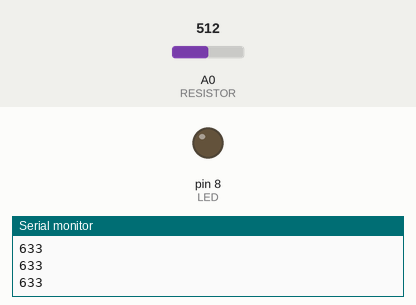
Simulated run of this sketch. Board: Arduino Uno, built with avr-gcc and run on an emulated ATmega328P. Parts: output pins drawn as LEDs (lit = HIGH), the last lines printed to the serial monitor. The inputs (shaded band) are chosen by the test bench; at power-on: A0 (RESISTOR) = 512.

Above: at 1.2 s.
1.3 s: A0 (RESISTOR) set to 11
2.8 s: A0 (RESISTOR) set to 8
At 3.1 s:
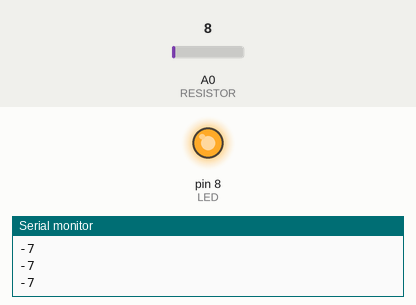
4.3 s: A0 (RESISTOR) set to 122
At 4.6 s:
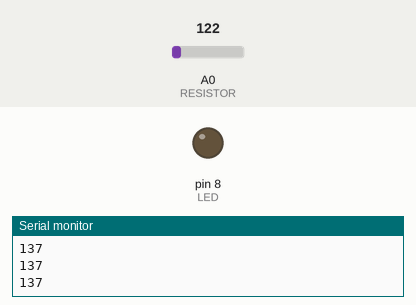
5.8 s: A0 (RESISTOR) set to 0
At 6.1 s:
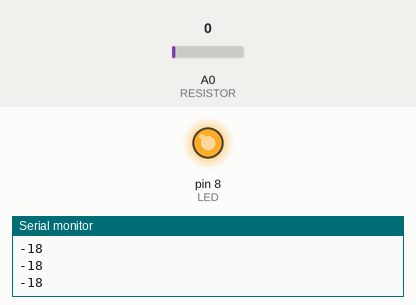
Timing chart, 0 to 8.3 s (numbered marks = the images above; inputs shaded):
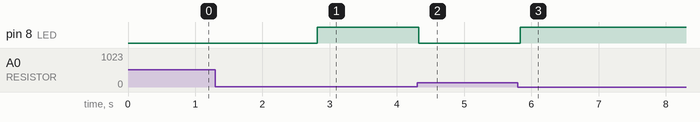

The sketch:

photoresistor_turns_on_led_without_logic.ino
```cpp
const int RESISTOR = A0;
const int LED = 8;

void setup(){
 pinMode(RESISTOR, INPUT);
 pinMode(LED, OUTPUT);
 Serial.begin(9600);
}

void loop(){
  int value = analogRead(RESISTOR);
  int valueMapped = map (value, 15, 800, 1, 1000);

  Serial.println(valueMapped);

  if (value < 10){
    digitalWrite(LED, HIGH);
  }
  else
  {
    digitalWrite(LED, LOW);
  }

  delay (50);
}
```

Measured:
- the behaviour switches between 10 and 9 on A0 (RESISTOR) (found by bisection; images 0 and 1)
- after the input at 2.8 s, pin 8 (LED): LOW → HIGH at once
- after the input at 4.3 s, pin 8 (LED): HIGH → LOW at once
- after the input at 5.8 s, pin 8 (LED): LOW → HIGH at once
